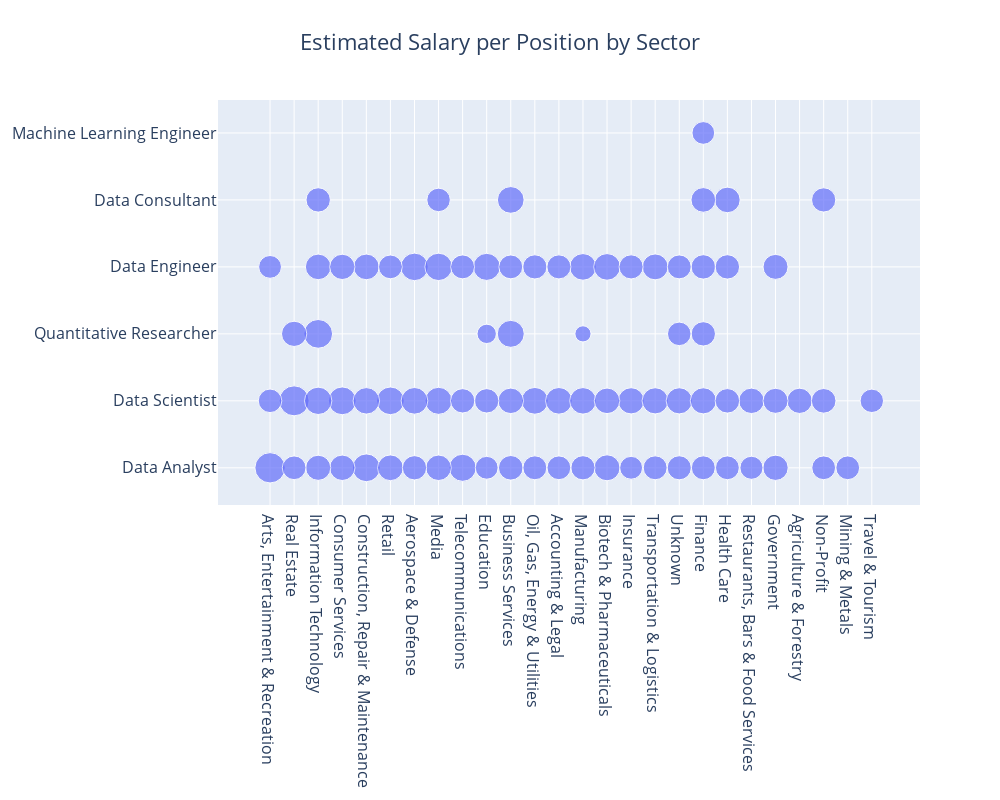

Notebook code cell kept with this figure:
### Markdown cell above
### Which industry pays most?

### Code cell
industrypay = df.groupby(by = ["Sector", "Compare Title"]).average_salary.mean().sort_values(ascending = False).round(2)

industrypay_df = pd.DataFrame(industrypay[1:]).reset_index()
industrypay_df.columns = ["Sector","Title","Payment"]
industrypay_df
plotlyscatterz(industrypay_df, "Estimated Salary per Position by Sector", 0.003)

### Figure 1 — Plotly figure (JSON) as saved in the notebook; plotly's stock layout.template omitted (floating-point values rounded to 4 significant figures)
{"data": [{"hovertemplate": "%{x}<br>%{y}<br>%{marker.size:,}<extra></extra>", "marker": {"size": [153300.0, 150100, 138125, 128800.0, 128600.0, 127600.0, 126300.0, 125100, 124900.0, 122600.0, 122600.0, 122100.0, 121300, 119600.0, 119000, 118900.0, 118560, 118500, 118400, 117400.0, 116900.0, 114700.0, 114500, 114500.0, 113900.0, 112300.0, 111625, 110300.0, 109800.0, 109400.0, 109000, 109000.0, 108400.0, 108300.0, 108000, 107800.0, 106800.0, 106700.0, 106600, 106500, 105300.0, 104800.0, 104375, 101500, 101400.0, 100900.0, 100200.0, 99350.0, 99150.0, 99060.0, 99060.0, 98900, 98640.0, 98580.0, 98000, 97700.0, 97625, 97200.0, 96800.0, 96340.0, 95500, 95380.0, 95330.0, 95180.0, 95160.0, 94900.0, 94560.0, 94250, 94100, 94080.0, 94000, 93700, 92580.0, 92400, 92000, 91375, 88920.0, 87280.0, 87150.0, 86750, 86000, 62500, 43500], "sizemode": "area", "sizeref": 333.3}, "mode": "markers", "type": "scatter", "x": ["Arts, Entertainment & Recreation", "Real Estate", "Information Technology", "Consumer Services", "Construction, Repair & Maintenance", "Retail", "Aerospace & Defense", "Media", "Information Technology", "Telecommunications", "Education", "Media", "Business Services", "Oil, Gas, Energy & Utilities", "Business Services", "Aerospace & Defense", "Accounting & Legal", "Manufacturing", "Biotech & Pharmaceuticals", "Manufacturing", "Construction, Repair & Maintenance", "Insurance", "Transportation & Logistics", "Unknown", "Finance", "Biotech & Pharmaceuticals", "Transportation & Logistics", "Retail", "Construction, Repair & Maintenance", "Information Technology", "Health Care", "Biotech & Pharmaceuticals", "Media", "Business Services", "Consumer Services", "Restaurants, Bars & Food Services", "Government", "Consumer Services", "Agriculture & Forestry", "Real Estate", "Information Technology", "Government", "Government", "Finance", "Non-Profit", "Business Services", "Health Care", "Finance", "Education", "Information Technology", "Health Care", "Telecommunications", "Finance", "Aerospace & Defense", "Non-Profit", "Manufacturing", "Oil, Gas, Energy & Utilities", "Insurance", "Unknown", "Accounting & Legal", "Telecommunications", "Unknown", "Transportation & Logistics", "Oil, Gas, Energy & Utilities", "Finance", "Business Services", "Health Care", "Accounting & Legal", "Non-Profit", "Retail", "Mining & Metals", "Real Estate", "Unknown", "Arts, Entertainment & Recreation", "Media", "Travel & Tourism", "Restaurants, Bars & Food Services", "Insurance", "Education", "Arts, Entertainment & Recreation", "Finance", "Education", "Manufacturing"], "y": ["Data Analyst", "Data Scientist", "Quantitative Researcher", "Data Scientist", "Data Analyst", "Data Scientist", "Data Engineer", "Data Engineer", "Data Scientist", "Data Analyst", "Data Engineer", "Data Scientist", "Quantitative Researcher", "Data Scientist", "Data Consultant", "Data Scientist", "Data Scientist", "Data Engineer", "Data Engineer", "Data Scientist", "Data Scientist", "Data Scientist", "Data Scientist", "Data Scientist", "Data Scientist", "Data Analyst", "Data Engineer", "Data Analyst", "Data Engineer", "Data Engineer", "Data Consultant", "Data Scientist", "Data Analyst", "Data Scientist", "Data Analyst", "Data Scientist", "Data Analyst", "Data Engineer", "Data Scientist", "Quantitative Researcher", "Data Analyst", "Data Scientist", "Data Engineer", "Data Consultant", "Data Scientist", "Data Analyst", "Data Scientist", "Data Engineer", "Data Scientist", "Data Consultant", "Data Engineer", "Data Scientist", "Quantitative Researcher", "Data Analyst", "Data Consultant", "Data Analyst", "Data Engineer", "Data Engineer", "Data Analyst", "Data Engineer", "Data Engineer", "Data Engineer", "Data Analyst", "Data Analyst", "Data Analyst", "Data Engineer", "Data Analyst", "Data Analyst", "Data Analyst", "Data Engineer", "Data Analyst", "Data Analyst", "Quantitative Researcher", "Data Scientist", "Data Consultant", "Data Scientist", "Data Analyst", "Data Analyst", "Data Analyst", "Data Engineer", "Machine Learning Engineer", "Quantitative Researcher", "Quantitative Researcher"]}], "layout": {"font": {"size": 16}, "height": 800, "title": {"text": "Estimated Salary per Position by Sector", "x": 0.5}, "width": 1000, "xaxis": {"autorange": true, "range": [-2.178, 27.01], "type": "category"}, "yaxis": {"autorange": true, "range": [-0.5672, 5.501], "type": "category"}}}
